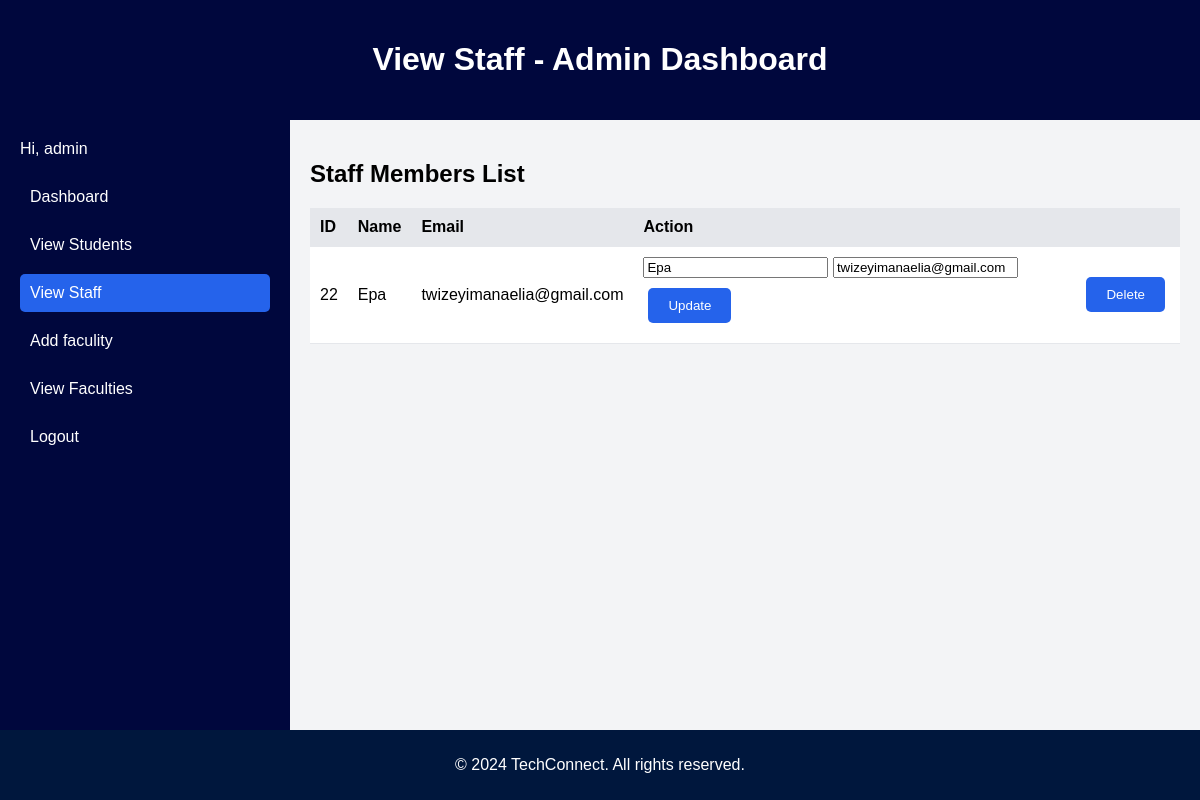
/frontend/pages/view_staff.php (signed in), run on the app's committed database.
### tables this page shows
CREATE TABLE `users` (
  `user_id` int(11) NOT NULL,
  `username` varchar(50) NOT NULL,
  `password_hash` varchar(255) NOT NULL,
  `email` varchar(100) NOT NULL,
  `first_name` varchar(50) NOT NULL,
  `last_name` varchar(50) NOT NULL,
  `role` varchar(255) NOT NULL,
  `profile_picture` varchar(255) DEFAULT NULL,
  `date_joined` date NOT NULL
);

### frontend/pages/view_staff.php (the view, shortened to what this page needs)
<?php
$username = $_SESSION['username'];
$host = 'sql12.freesqldatabase.com';
$dbname = 'sql12716221';
$user = 'sql12716221';
$pass = 'FfJUdVvA73';
$port = 3306;
$conn = new mysqli($host, $user, $pass, $dbname, $port);
$staff = [];
$sql_staff = "SELECT user_id, username, email FROM users WHERE role = 'lecturer'";
if ($result = $conn->query($sql_staff)) {
    while ($row = $result->fetch_assoc()) {
        $staff[] = $row;
    }
}
?>
<!DOCTYPE html>
<html lang="en">
<head>
</head>
<body>
    <header class="header">
        <h1>View Staff - Admin Dashboard</h1>
    </header>
    <div class="container">
        <div class="sidebar">
            <div class="profile">
                <p>Hi, <?php echo htmlspecialchars($username); ?></p>
            </div>
            <nav>
                <ul>
                    <li><a href="AdminPage.php">Dashboard</a></li>
                    <li><a href="view_students.php">View Students</a></li>
                    <li><a href="view_staff.php"  class="active">View Staff</a></li>
                    <li><a href="faculty.php">Add faculity</a></li>
                    <li><a href="view_faculty.php">View Faculties</a></li>
                    <li><a href="../../backend/logout.php">Logout</a></li>
                </ul>
            </nav>
        </div>
        <div class="main-content">
            <h2>Staff Members List</h2>
            <table>
                <thead>
                    <tr>
                        <th>ID</th>
                        <th>Name</th>
                        <th>Email</th>
                        <th colspan="2">Action</th>
                    </tr>
                </thead>
                <tbody>
                    <?php foreach ($staff as $staff_member): ?>
                    <tr>
                        <td><?php echo htmlspecialchars($staff_member['user_id']); ?></td>
                        <td><?php echo htmlspecialchars($staff_member['username']); ?></td>
                        <td><?php echo htmlspecialchars($staff_member['email']); ?></td>
                        <td>
                            <form action="update_staff.php" method="POST">
                                <input type="text" name="username" value="<?php echo htmlspecialchars($staff_member['username']); ?>">
                                <input type="email" name="email" value="<?php echo htmlspecialchars($staff_member['email']); ?>">
                                <button type="submit">Update</button>
                            </form>
                        </td>
                        <td>
                        <form action="delete_staff.php" method="POST" onsubmit="return confirm('Are you sure you want to delete this staff member?');">
                                <button type="submit">Delete</button>
                            </form>
                        </td>
                    </tr>
                    <?php endforeach; ?>
                </tbody>
            </table>
        </div>
    </div>
    <footer>
        <p>&copy; 2024 TechConnect. All rights reserved.</p>
    </footer>
</body>
</html>

### frontend/pages/view_staff.php (style rules this page uses)
body { display: flex; flex-direction: column; min-height: 100vh; margin: 0; font-family: Arial, sans-serif; background-color: #F3F4F6; }
.header { background-color: #00073D; color: white; padding: 20px; text-align: center; }
.container { display: flex; flex: 1; }
.sidebar { width: 250px; background-color: #00073D; color: white; padding: 20px; }
.profile { margin-bottom: 20px; }
.profile p { margin: 0; }
nav ul { list-style-type: none; padding: 0; }
nav ul li { margin: 10px 0; }
nav ul li a { color: white; text-decoration: none; display: block; padding: 10px; border-radius: 5px; }
nav ul li a.active, nav ul li a:hover { background-color: #2563EB; }
.main-content { flex: 1; padding: 20px; }
table { width: 100%; border-collapse: collapse; margin-top: 20px; background-color: white; }
table th, table td { padding: 10px; text-align: left; border-bottom: 1px solid #E5E7EB; }
table th { background-color: #E5E7EB; }
button { margin: 10px 5px; padding: 10px 20px; background-color: #2563EB; color: white; border: none; border-radius: 5px; cursor: pointer; }
footer { background-color: #00173D; color: white; text-align: center; padding: 10px 0; }

### data on the page
users: user_id "22", username "Epa", email "twizeyimanaelia@gmail.com"

### other printed values
$username "admin"
